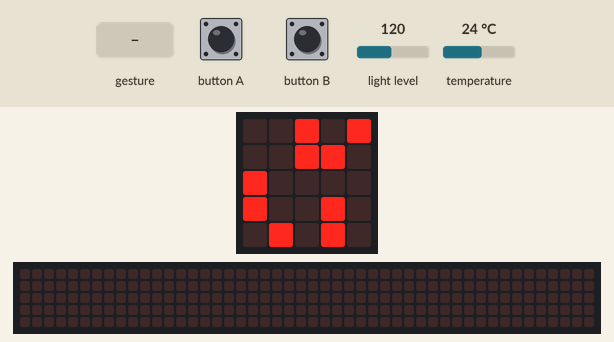
Bench run of a program on a simulated BBC micro:bit (MakeCode). Shown: the board's 5×5 LED display, a strip that is not on the board, showing the scrolling text unrolled. Inputs (shaded band) come from the test bench; at power-on: light level 120, temperature 24 °C. Random numbers come from a fixed seed; a tilt is held for 1.5 s and a shake lasts 1 s, then the board lies face up again; the 48×5 strip is a reading aid, not a part: it shows the text the display is scrolling, unrolled, one strip-width of it at a time.

Above: at 1.6 s.
1.7 s: button A pressed for 0.15 s
At 1.72 s:
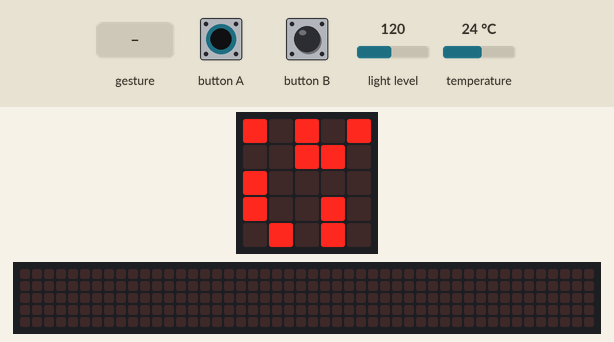
At 2.22 s:
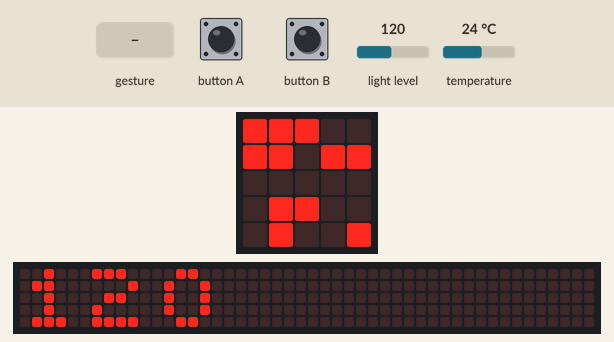
2.4 s: button B pressed for 0.15 s
3.1 s: gesture 'shake'
At 3.45 s:
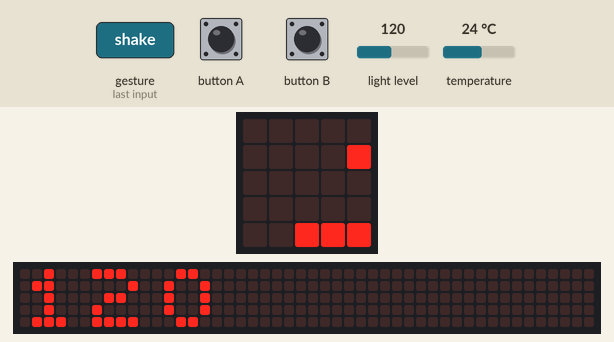
4.8 s: button A pressed for 0.15 s
5.5 s: button A pressed for 0.15 s
6.2 s: light level set to 5
At 9.7 s:
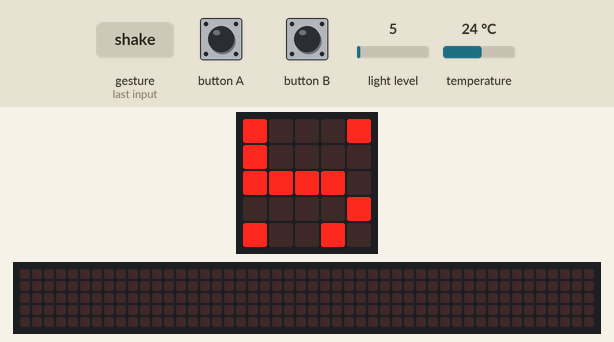

The program:

main.ts
```typescript
input.onButtonPressed(Button.A, function () {
    basic.showNumber(input.lightLevel())
})
input.onGesture(Gesture.Shake, function () {
    basic.clearScreen()
})
input.onButtonPressed(Button.B, function () {
    basic.showNumber(input.temperature())
})
basic.showLeds(`
    . . . . .
    . . . . .
    . . . . .
    . . . . .
    . . . . .
    `)
basic.forever(function () {
    for (let index = 0; index < 50; index++) {
        led.plot(randint(0, 4), randint(0, 4))
        basic.pause(100)
    }
    for (let index = 0; index < 50; index++) {
        led.unplot(randint(0, 4), randint(0, 4))
        basic.pause(100)
    }
})
```

test.ts
```typescript
// Hier kann man Tests durchführen; diese Datei wird nicht kompiliert, wenn dieses Paket als Erweiterung verwendet wird.
```
